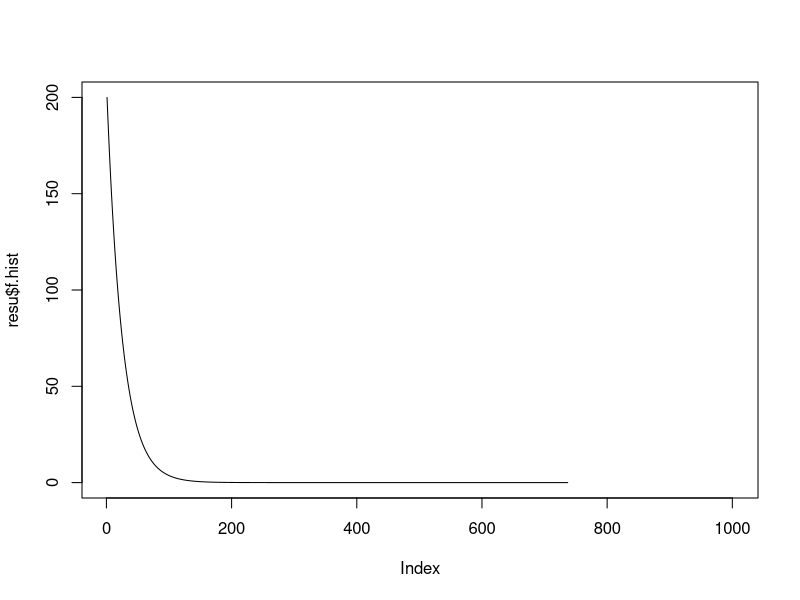
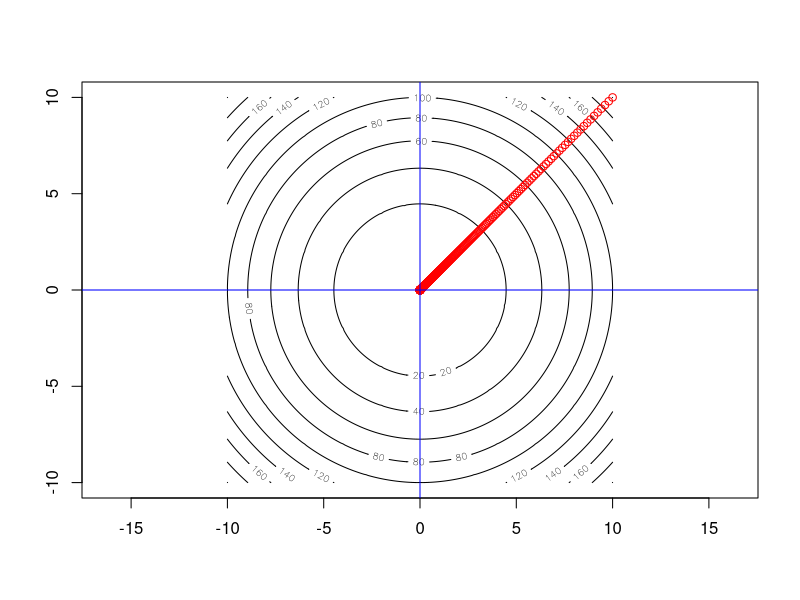

Write R code to recreate these figures, in order.
# Gradient descent
install.packages("numDeriv")
library(numDeriv)

f = function(x)
{
  x[1]^2+x[2]^2
}

x = c(5,2)
grad(f, x)
gradDesc = function(x, f, alp = 0.01, maxIter = 1000, eps = 10^-5)
{
  for (i in 1 : maxIter)
  {
    #State transition
    x = x - alp * grad(f,x)
    
    #Termination criterion
    if ( norm(grad(f,x), type = "2") < eps)
    {
      print(paste('Termination criterion satisfied at ', i, ' iterations.'))
      break
    }
  }
  
  #Output return
  return(x)
}

x = c(10, 10)
resu = gradDesc(x, f, maxIter = 1000)






# Gradient descent
install.packages("numDeriv")
library(numDeriv)

f = function(x)
{
  x[1]^2+x[2]^2
}

x = c(5,2)
grad(f, x)
gradDesc = function(x, f, alp = 0.01, maxIter = 1000, eps = 10^-5)
{
  #Output initialization
  f.hist = rep(NA, maxIter + 1)
  f.hist[1] = f(x)
  x.hist = matrix(NA, maxIter + 1, length(x))
  x.hist[1,] = x
  
  for (i in 1 : maxIter)
  {
    #State transition
    x = x - alp * grad(f,x)
    
    f.hist[i+1] = f(x)
    x.hist[i+1,] = x
    
    #Termination criterion
    if ( norm(grad(f,x), type = "2") < eps)
    {
      print(paste('Termination criterion satisfied at ', i, ' iterations.'))
      break
    }
  }
  
  #Output return
  out = list(x.opt = x, 
             f.opt = f(x), 
             x.hist = x.hist, 
             f.hist = f.hist)
  
  return(out)
}

x = c(10, 10)
resu = gradDesc(x, f, maxIter = 1000)
plot(resu$f.hist, type = "l")


v = c()
v = rep(NA, 10^7)
tic = Sys.time()
for (i in 1 : (10 * 10^6))
{
  v[i] = i
}
toc = Sys.time()
dt = toc - tic

f.plot = function(x1, x2)
{
  x1^2 + x2^2
}

xx1 = xx2 = seq(-10, 10, by = 0.1)
zz = outer(xx1, xx2, f.plot)
contour(xx1, xx2, zz, asp = 1)
lines(resu$x.hist, type = "p", col = "red")
abline(h = 0, v = 0, col = "blue")


